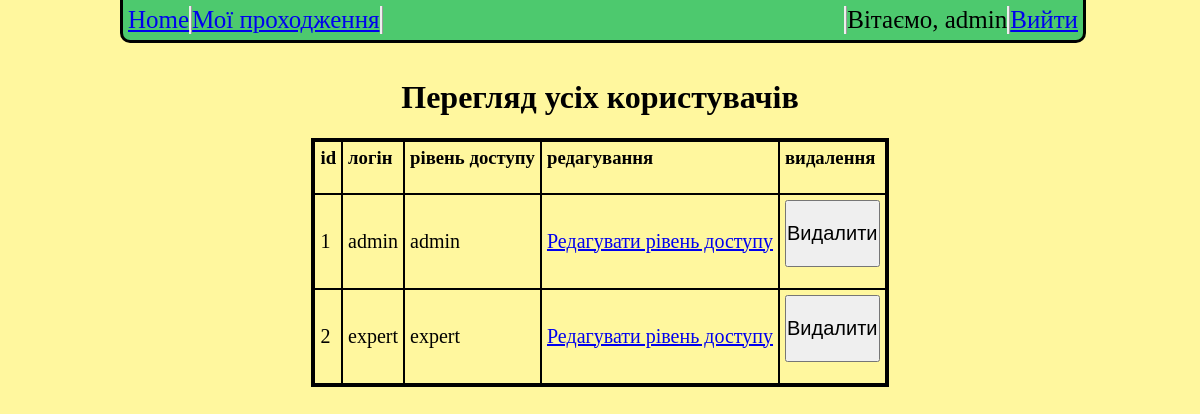
The page /user_management (signed in) on the database its author committed.
### models/user.py (models this page shows, shortened)
class UserModel(db.Model, UserMixin):
    __tablename__ = "user"
    user_id = db.Column(db.Integer, primary_key=True)
    user_login = db.Column(db.String(50), nullable=False, unique=True)
    user_password = db.Column(db.String(100), nullable=False)
    user_access_level = db.Column(db.String(50), nullable=False)
    def get_id(self):
        return(self.user_id)
    @classmethod
    def find_by_id(cls, user_id):
        return UserModel.query.filter_by(user_id=user_id).first()
    @classmethod
    def get_all_users(cls):
        return UserModel.query.all()

### app.py (the view)
@app.route('/user_management')
def admin_user_management():
    users = UserModel.get_all_users()
    return render_template('admin_user_management.html', users=users, user=UserModel(), validate_user=load_user(current_user.get_id()))

### app.py (called while the page is built)
@manager.user_loader
def load_user(user_id):
    return UserModel.query.get(user_id)

@app.after_request
def redirect_to_signin(response):
    if response.status_code == 401:
        return redirect(url_for('login_page') + '?next=' + request.url)
    return response

### templates/admin_user_management.html (shortened to what this page needs)
<html>
    <head>
        <link rel="stylesheet" type="text/css" href="{{ url_for( 'static', filename='css/style.css', v=8) }}">
    </head>
    <body>
        <div class="header">
            <div class="nav_buttons">
                <div class="home_button">
                    <a href="{{url_for('index')}}">Home</a>
                </div>
                <div class="my_posts">
                    <a href="{{url_for('history')}}">Мої проходження</a>
                </div>
            </div>
            <div class="log_buttons">
                {% if validate_user != None %}
                <div class="logout">
                    <a href="{{url_for('logout')}}">Вийти</a>
                </div>
                <div class="logged_in_user">
                    Вітаємо, {{user.find_by_id(current_user.get_id()).user_login}}
                </div>
                {% endif %}
            </div>
        </div>
        <div class="name_of_results">
            <h1>Перегляд усіх користувачів</h1>
        </div>
        <div class="user_table">
            <table border="3" cellpadding="5" cellspacing='0' bordercolor='black' align="center">
                <tr>
                    <td>
                        <b><h3> id </h3></b>
                    </td>
                    <td>
                        <b><h3> логін </h3></b>
                    </td>
                    <td>
                        <b><h3> рівень доступу </h3></b>
                    </td>
                    <td>
                        <b><h3> редагування </h3></b>
                    </td>
                    <td>
                        <b><h3> видалення </h3></b>
                    </td>
                </tr>
                {% for user in users %}
                    <tr>
                        <td>
                            <p>{{ user.user_id }}</p>
                        </td>
                        <td>
                            <p>{{ user.user_login }}</p>
                        </td>
                        <td>
                            <p>{{ user.user_access_level }}</p>
                        </td>
                        <td>
                            <a href="{{url_for('admin_edit_user', user_id=user.user_id)}}"><p>Редагувати рівень доступу</p></a>
                        </td>
                        <td>
                            <form method="POST" action="delete_user">
                                <button type="submit"><p>Видалити</p></button>
                            </form>
                        </td>
                    </tr>
                {% endfor %}
            </table>
        </div>
    </body>
</html>

### static/css/style.css (style rules this page uses)
body { color: black; background-color: #fff79e; }
.name_of_results { text-align: center; padding-top: 50px; }
.header { width: 80%; height: 40px; background-color: #4dc96e; border-bottom-style: solid; border-left-style: solid; border-right-style: solid; border-bottom-left-radius: 10px; border-bottom-right-radius: 10px; position: fixed; top: 0px; left: 10%; z-index: 9999; }
.nav_buttons { display: inline; float: left; margin-top: 6px; margin-left: 5px; font-size: 25px; text-align: center; }
.home_button { width: max-content; border-right-style: ridge; display: inline; float: left; }
.my_posts { width: max-content; border-right-style: ridge; float: left; display: inline; }
.log_buttons { display: inline; float: right; margin-top: 6px; margin-right: 5px; text-align: center; font-size: 25px; }
.logged_in_user { float: right; border-left-style: ridge; }
.logout { float: right; border-left-style: ridge; }
.user_table { text-align: center; }
.user_table p { font-size: 20px; }
.user_table button { padding: 0px; margin: 0px; }

### rows shown on the page
UserModel: find_by_id "admin", user_id "1", user_login "admin", user_access_level "admin"
UserModel: user_id "2", user_login "expert", user_access_level "expert"
